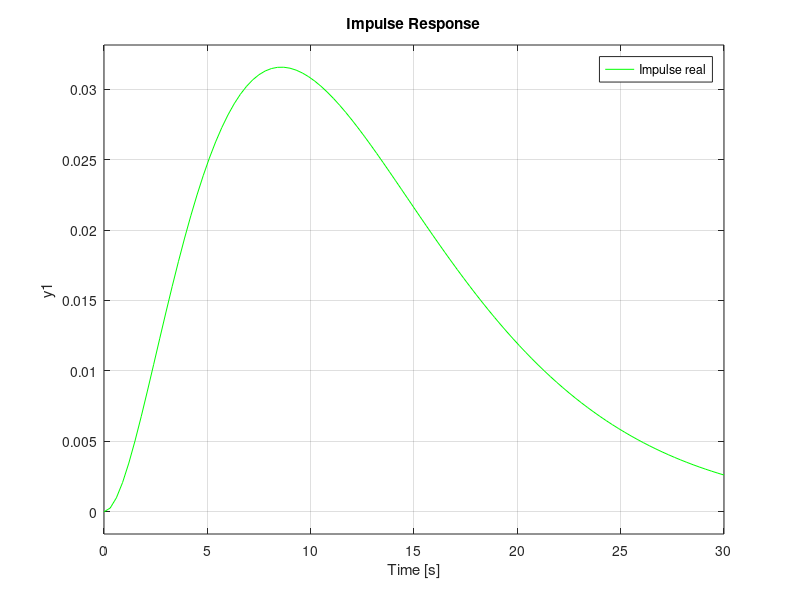
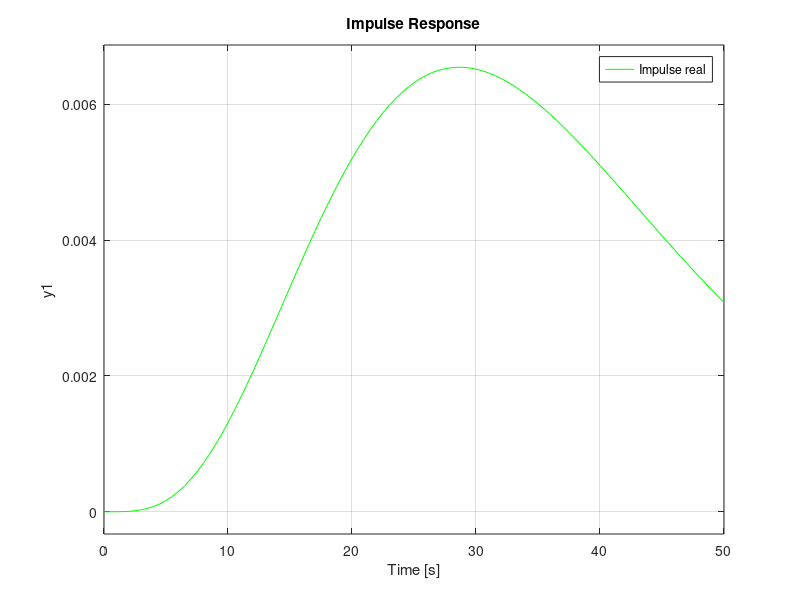

MATLAB code to generate these figures, in order: (Note: this script raises an error after producing the figures.)
%% ZADANIE 1.1
% dane
close all;
clear all;
clc;
s = tf('s');

% niezaklucone dane
load('ProcessStepResponse.mat');

% Budowanie parametrów ze wczytanych 
niezaszumione_tn = S(:,1); %probki czasu w sekundach
niezaszumione_h = S(:,2); %probki zarejestrowanej odpowedzi skokowej
niezaszumione_N = length(niezaszumione_h);

% Wykreslanie odpowiedzi skokowej
figure(1)
subplot(2,1,1)
plot(niezaszumione_tn,niezaszumione_h, 'b--')
hold on;

% Odpowiedz impulsowa
for i = 2:niezaszumione_N
    niezaszumione_g(i) = (niezaszumione_h(i)-niezaszumione_h(i-1))/(niezaszumione_tn(i)-niezaszumione_tn(i-1));
end

% Wykreslanie odpowiedzi impulsowej
subplot(2,1,2)
plot(niezaszumione_tn,niezaszumione_g, 'm--')
hold on;

% tu wystepuje obliczanie stalej czasowej inercji
niezaszumione_T90 = 22.7; % yo zmierzylem nie tak dokladnie ale jednak
niezaszumione_T50 = 11.5; % tutaj jest tak jak linijke wyzej
niezaszumione_z_tego_wynika_ze_3_rzad = niezaszumione_T90/niezaszumione_T50
niezaszumione_p = 3; % na podstawie linijki kodu co znajduje sie wyzej o jedna od tej;
niezaszumione_Tv1 = (niezaszumione_T50/2.67 + niezaszumione_T90/5.32)/2; % usredniam to bo tak zadecydowalem :)
niezaszumione_y_nieskonczone = 0.5; % tak okolo ale nie chce mi sie dokladnie tam tego sprawdzac
niezaszumione_Au = 1; % bo wymuszenie u = 1(tn)
niezaszumione_K = niezaszumione_y_nieskonczone/niezaszumione_Au;

niezaszumione_gm1s = (niezaszumione_K/(niezaszumione_Tv1*s + 1)^niezaszumione_p);
subplot(2,1,1)
step(niezaszumione_gm1s, 'c');
legend("Step real", "Step Gm1s")
subplot(2,1,2)
impulse(niezaszumione_gm1s, 'g');
legend("Impulse real", "Impulse Gm1s")
% zakłócone dane
% liczy sie tak samo jak te wyzej czyli tylko trzeba to przejebac i troche zmienic
%
load('NoisyProcessStepResponse.mat');

% Budowanie parametrów ze wczytanych 
zaszumione_tn = nS(:,1); %probki czasu w sekundach
zaszumione_h = nS(:,2); %probki zarejestrowanej odpowedzi skokowej
zaszumione_N = length(zaszumione_h);

% Wykreslanie odpowiedzi skokowej
figure(2)
subplot(2,1,1)
plot(zaszumione_tn,zaszumione_h, 'b--')
hold on;
% Odpowiedz impulsowa
for i = 2:zaszumione_N
    zaszumione_g(i) = (zaszumione_h(i)-zaszumione_h(i-1))/(zaszumione_tn(i)-zaszumione_tn(i-1));
end

% Wykreslanie odpowiedzi impulsowej
subplot(2,1,2)
plot(zaszumione_tn,zaszumione_g, 'm--')
hold on;

% tu wystepuje obliczanie stalej czasowej inercji
zaszumione_T90 = 58; % yo zmierzylem nie tak dokladnie ale jednak
zaszumione_T50 = 33; % tutaj jest tak jak linijke wyzej
zaszumione_z_tego_wynika_ze_5_rzad = zaszumione_T90/zaszumione_T50
zaszumione_p = 5; % na podstawie linijki kodu co znajduje sie wyzej o jedna od tej;
zaszumione_Tv1 = (zaszumione_T50/4.67 + zaszumione_T90/7.99)/2; % usredniam to bo tak zadecydowalem :)
zaszumione_y_nieskonczone = 0.24; % tak okolo ale nie chce mi sie dokladnie tam tego sprawdzac
zaszumione_Au = 1; % bo wymuszenie u = 1(tn)
zaszumione_K = zaszumione_y_nieskonczone/zaszumione_Au;

zaszumione_gm1s = (zaszumione_K/(zaszumione_Tv1*s + 1)^zaszumione_p);
subplot(2,1,1)
step(zaszumione_gm1s, 'c');
legend("Step real", "Step Gm1s")
subplot(2,1,2)
impulse(zaszumione_gm1s, 'g');
legend("Impulse real", "Impulse Gm1s")
%%
% ZADANIE 1.2

% niezaszumione
niezaszumione_ag = 0.03429;
niezaszumione_tg = 8.5;
niezaszumione_yg = 0.151645;
niezaszumione_sg = niezaszumione_yg;
niezaszumione_b = niezaszumione_sg - niezaszumione_ag*niezaszumione_tg;

niezaszumione_t = 1:1:25;
niezaszumione_Tv2 = ((niezaszumione_ag*niezaszumione_tg)-niezaszumione_sg)/niezaszumione_ag;
niezaszumione_T0 = (niezaszumione_Au*niezaszumione_K)/niezaszumione_ag;
niezaszumione_gm2s = (niezaszumione_K/(niezaszumione_Tv2*s + 1))* exp(-s*niezaszumione_T0);
niezaszumione_styczna_s = niezaszumione_ag*niezaszumione_t+niezaszumione_b;
figure(3)
plot(niezaszumione_styczna_s)
hold on
plot(niezaszumione_tn,niezaszumione_h, 'b--')
legend("Wyznaczona styczna", "Step real")
title("Niezaszumione dane")

% zaszumione
zaszumione_ag = 0.006;
zaszumione_tg = 32;
zaszumione_yg = 0.115;
zaszumione_sg = zaszumione_yg;
zaszumione_b = zaszumione_sg - zaszumione_ag*zaszumione_tg;

zaszumione_t = 1:1:60;
zaszumione_Tv2 = ((zaszumione_ag*zaszumione_tg)-zaszumione_sg)/zaszumione_ag;
zaszumione_T0 = (zaszumione_Au*zaszumione_K)/zaszumione_ag;
zaszumione_gm2s = (zaszumione_K/(zaszumione_Tv2*s + 1))* exp(-s*zaszumione_T0);
zaszumione_styczna_s = zaszumione_ag*zaszumione_t+zaszumione_b;
figure(4)
plot(zaszumione_styczna_s)
hold on
plot(zaszumione_tn,zaszumione_h, 'b--')
legend("Wyznaczona styczna", "Step real")
title("Zaszumione dane")

%% wspolny wykresy
figure(5)
subplot(2,1,1)
plot(niezaszumione_tn,niezaszumione_h, 'b--')
hold on;
subplot(2,1,2)
plot(niezaszumione_tn,niezaszumione_g, 'm--')
hold on;
subplot(2,1,1)
step(niezaszumione_gm2s, 'c');
hold on;
legend("Step real", "Step Gm2s")
subplot(2,1,2)
impulse(niezaszumione_gm2s, 'r');
hold on;
legend("Impulse real", "Impulse Gm2s")

figure(6)
subplot(2,1,1)
plot(zaszumione_tn,zaszumione_h, 'b--')
hold on;
subplot(2,1,2)
plot(zaszumione_tn,zaszumione_g, 'm--')
hold on;
subplot(2,1,1)
step(zaszumione_gm2s, 'c');
hold on;
legend("Step real", "Step Gm2s")
subplot(2,1,2)
impulse(zaszumione_gm2s, 'r');
hold on;
legend("Impulse real", "Impulse Gm2s")